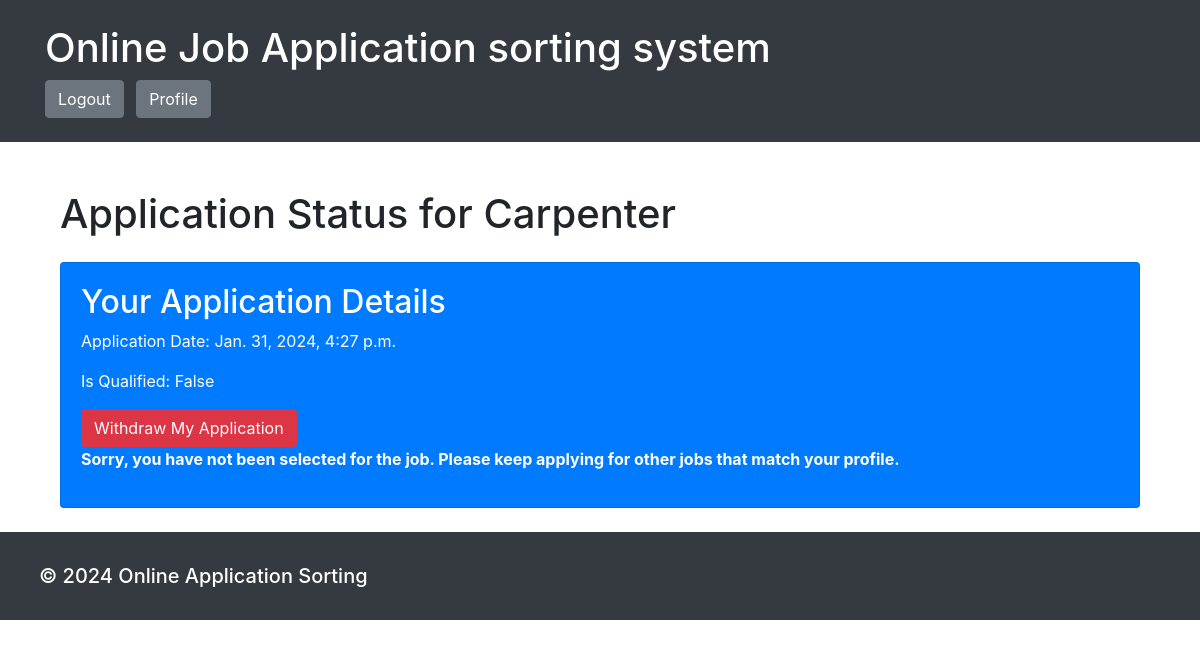
The page /application_status/1/ (signed in) on the database its author committed.
### Lyamu/models.py (models this page shows, shortened)
class Job(models.Model):
    employer = models.ForeignKey(Employer, on_delete=models.CASCADE)
    title = models.CharField(max_length=255)
    description = models.TextField()
    requirements = models.TextField()
    importance_level = models.IntegerField()
    application_deadline = models.DateTimeField()
    is_active = models.BooleanField(default=True)

class Application(models.Model):
    job = models.ForeignKey(Job, on_delete=models.CASCADE)
    candidate = models.ForeignKey(Candidate, on_delete=models.CASCADE)
    application_date = models.DateTimeField(auto_now_add=True)
    is_qualified = models.BooleanField(default=False)

### Lyamu/views.py (the view)
# urls.py: path('application_status/<int:job_id>/', views.application_status, name="application_status"),
@login_required
def application_status(request, job_id):
    job = Job.objects.get(id=job_id)
    if request.user.is_authenticated and hasattr(request.user, 'candidate'):
        candidate = request.user.candidate
        if Application.objects.filter(job=job, candidate=candidate).exists():
            application = Application.objects.get(job=job, candidate=candidate)
            if Selection.objects.filter(job=job, candidate=candidate).exists():
                selection = Selection.objects.get(job=job, candidate=candidate)
                return render(request, 'Lyamu/application_status.html', {'job': job, 'application': application, 'selection': selection})
            else:
                return render(request, 'Lyamu/application_status.html', {'job': job, 'application': application})
        else:
            return redirect('apply_job', job_id=job_id)
    else:
        return redirect('login')

### Lyamu/templates/Lyamu/application_status.html (shortened to what this page needs)
{% extends 'Lyamu/base.html' %}
{% block content %}
    <div class="container mt-5">
        <h1 class="text-purple">Application Status for {{ job.title }}</h1>
        <div class="card bg-primary text-white mt-4">
            <div class="card-body">
                <h2>Your Application Details</h2>
                <p>Application Date: {{ application.application_date }}</p>
                <p>Is Qualified: {{ application.is_qualified }}</p>
                <a href="{% url 'withdraw_application' job.id %}" class="btn btn-danger">Withdraw My Application</a>
                {% if selection %}
                    <h2>Your Selection Details</h2>
                    <p>Selection Order: {{ selection.selection_order }}</p>
                    <p class="text-white font-weight-bold">Congratulations! You have been selected for the job. You will receive a notification soon with further instructions.</p>
                {% else %}
                    <p class="text-white font-weight-bold">Sorry, you have not been selected for the job. Please keep applying for other jobs that match your profile.</p>
                {% endif %}
            </div>
        </div>
    </div>
{% endblock %}

### rows shown on the page
Job: title "Carpenter"
Application: application_date "Jan. 31, 2024, 4:27 p.m.", is_qualified "False"
